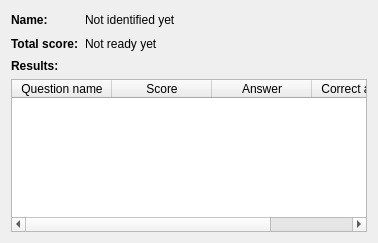
                 <widget class="QWidget" name="selectedStudentTab" >
                  <property name="geometry" >
                   <rect>
                    <x>0</x>
                    <y>0</y>
                    <width>378</width>
                    <height>243</height>
                   </rect>
                  </property>
                  <attribute name="title" >
                   <string>Selected student</string>
                  </attribute>
                  <layout class="QGridLayout" >
                   <item row="0" column="0" >
                    <widget class="QLabel" name="SVStudent_label_1" >
                     <property name="text" >
                      <string>&lt;b>Name:&lt;/b></string>
                     </property>
                     <property name="textFormat" >
                      <enum>Qt::RichText</enum>
                     </property>
                    </widget>
                   </item>
                   <item row="0" column="1" >
                    <widget class="QLabel" name="SVStudentNameLabel" >
                     <property name="statusTip" >
                      <string>The selected student's name</string>
                     </property>
                     <property name="text" >
                      <string>Not identified yet</string>
                     </property>
                    </widget>
                   </item>
                   <item row="0" column="2" >
                    <spacer>
                     <property name="orientation" >
                      <enum>Qt::Horizontal</enum>
                     </property>
                     <property name="sizeHint" stdset="0" >
                      <size>
                       <width>16</width>
                       <height>18</height>
                      </size>
                     </property>
                    </spacer>
                   </item>
                   <item row="1" column="0" >
                    <widget class="QLabel" name="SVStudent_label_2" >
                     <property name="text" >
                      <string>&lt;b>Total score:&lt;/b></string>
                     </property>
                     <property name="textFormat" >
                      <enum>Qt::RichText</enum>
                     </property>
                    </widget>
                   </item>
                   <item row="1" column="1" >
                    <widget class="QLabel" name="SVStudentScoreLabel" >
                     <property name="statusTip" >
                      <string>The selected student's total score</string>
                     </property>
                     <property name="text" >
                      <string>Not ready yet</string>
                     </property>
                    </widget>
                   </item>
                   <item row="1" column="2" >
                    <spacer>
                     <property name="orientation" >
                      <enum>Qt::Horizontal</enum>
                     </property>
                     <property name="sizeHint" stdset="0" >
                      <size>
                       <width>16</width>
                       <height>18</height>
                      </size>
                     </property>
                    </spacer>
                   </item>
                   <item row="2" column="0" colspan="3" >
                    <widget class="QLabel" name="SVStudent_label_3" >
                     <property name="text" >
                      <string>&lt;b>Results:&lt;/b></string>
                     </property>
                     <property name="textFormat" >
                      <enum>Qt::RichText</enum>
                     </property>
                    </widget>
                   </item>
                   <item row="3" column="0" colspan="3" >
                    <widget class="QTableWidget" name="SVStudentResultsTableWidget" >
                     <property name="statusTip" >
                      <string>The selected student's exam results</string>
                     </property>
                     <column>
                      <property name="text" >
                       <string>Question name</string>
                      </property>
                     </column>
                     <column>
                      <property name="text" >
                       <string>Score</string>
                      </property>
                     </column>
                     <column>
                      <property name="text" >
                       <string>Answer</string>
                      </property>
                     </column>
                     <column>
                      <property name="text" >
                       <string>Correct answer</string>
                      </property>
                     </column>
                    </widget>
                   </item>
                  </layout>
                 </widget>
